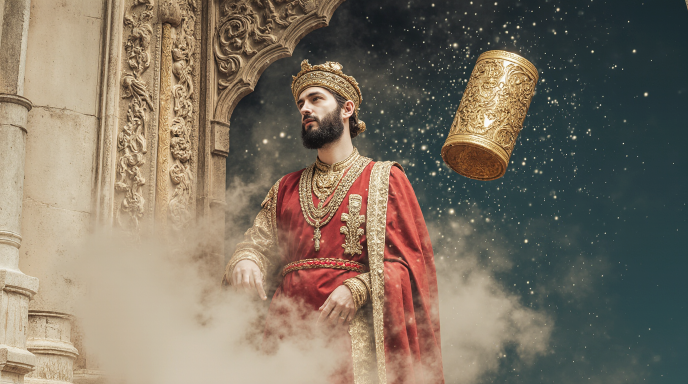
#> input picture images/2.png, 1376 x 768 px (shown at 1/2 size)
$ jupyter execute s2-3_cropping.ipynb
#> lines starting #> are read from the running program, lines starting #| are printed output that depends on the picture
[cell 1]
import cv2
import numpy as np
import matplotlib.pyplot as plt

[cell 2]
img = cv2.imread("../../images/2.png")
#> img is the input picture: shape (768, 1376, 3); mean B, G, R 99.5, 115.1, 126.5
plt.imshow(img[...,::-1])

[cell 3]
cropped_img = img[100:300, 580:680, :]
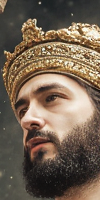
#> cropped_img: shape (200, 100, 3); mean B, G, R 82.1, 98.6, 115.6
plt.imshow(cropped_img[...,::-1])


$ run again, with images/1.png copied over images/2.png
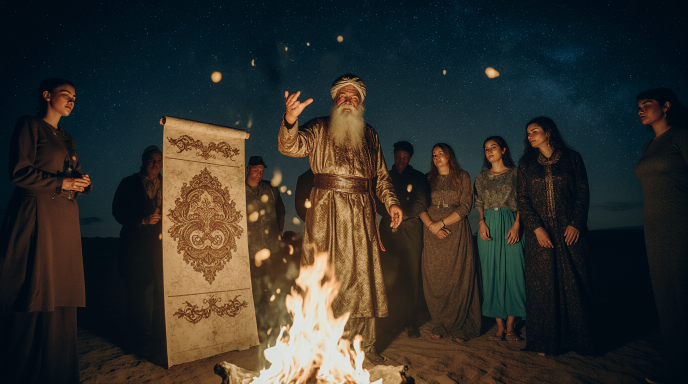
#> input picture images/1.png, 1376 x 768 px (shown at 1/2 size)
#> img is the input picture: shape (768, 1376, 3); mean B, G, R 42.1, 47.6, 49.1
#> `cropped_img = img[100:300, 580:680, :]`:
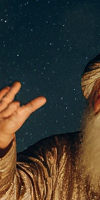
#> cropped_img: shape (200, 100, 3); mean B, G, R 47.9, 57.7, 63.2

$ run again, with images/3.png copied over images/2.png
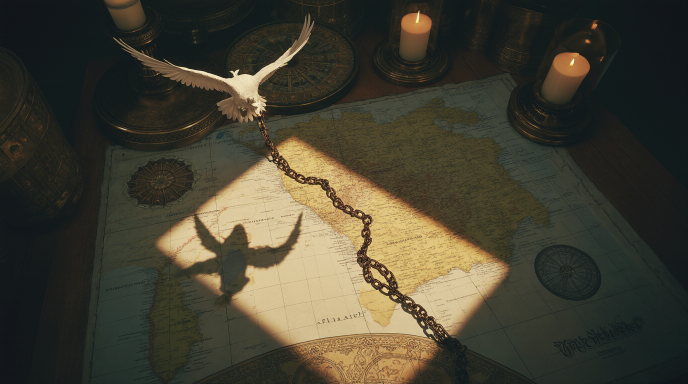
#> input picture images/3.png, 1376 x 768 px (shown at 1/2 size)
#> img is the input picture: shape (768, 1376, 3); mean B, G, R 50.2, 65, 68.4
#> `cropped_img = img[100:300, 580:680, :]`:
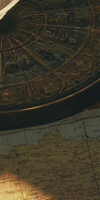
#> cropped_img: shape (200, 100, 3); mean B, G, R 40.1, 56.1, 60.9
